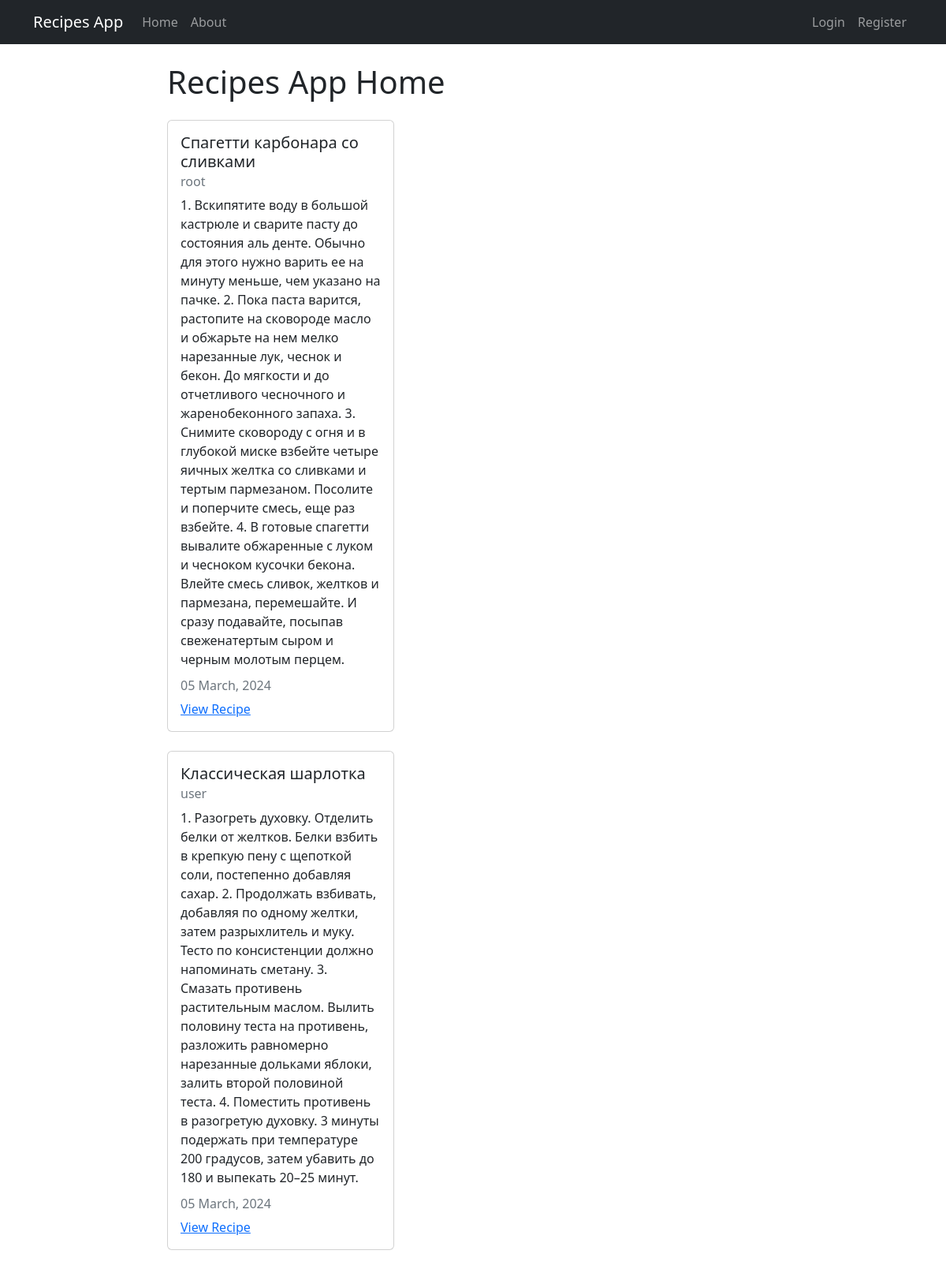
The page / on the database its author committed.
### recipes/models.py (models this page shows, shortened)
class Recipe(models.Model):
  title = models.CharField(max_length=100)
  description = models.TextField()
  author = models.ForeignKey(User, on_delete=models.CASCADE)
  created_at = models.DateTimeField(auto_now_add=True)
  updated_at = models.DateTimeField(auto_now=True)

### recipes/views.py (the view)
# urls.py: path('', views.RecipeListView.as_view(), name="recipes-home"),
class RecipeListView(ListView):
  model = models.Recipe
  template_name = 'recipes/home.html'
  context_object_name = 'recipes'

### recipes/templates/recipes/home.html
{% extends 'recipes/base.html' %}
{% block content %}
  <h1>Recipes App Home</h1>
  {% for recipe in recipes %}
    <div class="card my-4" style="width: 18rem;">
      <div class="card-body">
        <h5 class="card-title">{{ recipe.title }}</h5>
        <h6 class="card-subtitle mb-2 text-muted">{{ recipe.author }}</h6>
        <p class="card-text">{{ recipe.description }}</p>
        <h6 class="card-subtitle mb-2 text-muted">{{ recipe.updated_at|date:"d F, Y" }}</h6>
        <a href="#" class="card-link">View Recipe</a>
      </div>
    </div>
  {% endfor %}
{% endblock %}

### recipes/templates/recipes/base.html (shortened to what this page needs)
<!DOCTYPE html>
<html lang="en">
  <head>
    <link href="https://cdn.jsdelivr.net/npm/bootstrap@5.2.0-beta1/dist/css/bootstrap.min.css" rel="stylesheet" />
  </head>
  <body>
    <nav class="navbar navbar-expand-lg navbar-dark bg-dark">
      <div class="container">
        <a class="navbar-brand" href="{% url 'recipes-home' %}">Recipes App</a>
        <div class="collapse navbar-collapse" id="navbarNav">
          <ul class="navbar-nav">
            <li class="nav-item">
              <a class="nav-link" href="{% url 'recipes-home' %}">Home</a>
            </li>
            <li class="nav-item">
              <a class="nav-link" href="{% url 'recipes-about' %}">About</a>
            </li>
          </ul>
        </div>
        <div class="navbar-nav">
          {% if user.is_authenticated %}
            <a class="nav-item nav-link" href="{% url 'user-profile' %}">My Profile</a>
            <a class="nav-item nav-link" href="{% url 'user-logout' %}">Logout</a>
          {% else %}
            <a class="nav-item nav-link" href="{% url 'user-login' %}">Login</a>
            <a class="nav-item nav-link" href="{% url 'user-register' %}">Register</a>
          {% endif %}
        </div>
      </div>
    </nav>
    <div class="container mt-4 col-8">
       {% block content %}
      {% endblock %}
    </div>
  </body>
</html>

### rows shown on the page
Recipe: title "Спагетти карбонара со сливками", author "root", description "1. Вскипятите воду в большой кастрюле и сварите пасту до состояния аль денте. Обычно для этого нужно варить ее на минуту меньше, чем указано на пачке. 2. Пока паста варится, растопите на сковороде масло и обжарьте на нем мелко нарезанные лук, чеснок и бекон. До мягкости и до отчетливого чесночного и жаренобеконного запаха. 3. Снимите сковороду с огня и в глубокой миске взбейте четыре яичных желтка со сливками и тертым пармезаном. Посолите и поперчите смесь, еще раз взбейте. 4. В готовые спагетти вывалите обжаренные с луком и чесноком кусочки бекона. Влейте смесь сливок, желтков и пармезана, перемешайте. И сразу подавайте, посыпав свеженатертым сыром и черным молотым перцем.", updated_at "05 March, 2024"
Recipe: title "Классическая шарлотка", author "user", description "1. Разогреть духовку. Отделить белки от желтков. Белки взбить в крепкую пену с щепоткой соли, постепенно добавляя сахар. 2. Продолжать взбивать, добавляя по одному желтки, затем разрыхлитель и муку. Тесто по консистенции должно напоминать сметану. 3. Смазать противень растительным маслом. Вылить половину теста на противень, разложить равномерно нарезанные дольками яблоки, залить второй половиной теста. 4. Поместить противень в разогретую духовку. 3 минуты подержать при температуре 200 градусов, затем убавить до 180 и выпекать 20–25 минут.", updated_at "05 March, 2024"
